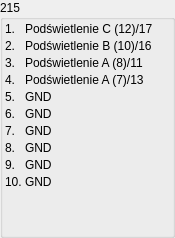
   <widget class="QGroupBox" name="groupBox_12">
    <property name="geometry">
     <rect>
      <x>1090</x>
      <y>700</y>
      <width>175</width>
      <height>238</height>
     </rect>
    </property>
    <property name="title">
     <string>215</string>
    </property>
    <layout class="QFormLayout" name="formLayout_12">
     <property name="horizontalSpacing">
      <number>3</number>
     </property>
     <property name="verticalSpacing">
      <number>3</number>
     </property>
     <property name="leftMargin">
      <number>2</number>
     </property>
     <property name="topMargin">
      <number>2</number>
     </property>
     <property name="rightMargin">
      <number>2</number>
     </property>
     <property name="bottomMargin">
      <number>2</number>
     </property>
     <item row="0" column="0">
      <widget class="QLabel" name="label_291">
       <property name="text">
        <string>1.</string>
       </property>
      </widget>
     </item>
     <item row="0" column="1">
      <widget class="QLabel" name="label_289">
       <property name="text">
        <string>Podświetlenie C (12)/17</string>
       </property>
      </widget>
     </item>
     <item row="1" column="0">
      <widget class="QLabel" name="label_285">
       <property name="text">
        <string>2.</string>
       </property>
      </widget>
     </item>
     <item row="1" column="1">
      <widget class="QLabel" name="label_283">
       <property name="text">
        <string>Podświetlenie B (10)/16</string>
       </property>
      </widget>
     </item>
     <item row="2" column="0">
      <widget class="QLabel" name="label_281">
       <property name="text">
        <string>3.</string>
       </property>
      </widget>
     </item>
     <item row="2" column="1">
      <widget class="QLabel" name="label_297">
       <property name="text">
        <string>Podświetlenie A (8)/11</string>
       </property>
      </widget>
     </item>
     <item row="3" column="0">
      <widget class="QLabel" name="label_287">
       <property name="text">
        <string>4.</string>
       </property>
      </widget>
     </item>
     <item row="3" column="1">
      <widget class="QLabel" name="label_299">
       <property name="text">
        <string>Podświetlenie A (7)/13</string>
       </property>
      </widget>
     </item>
     <item row="4" column="0">
      <widget class="QLabel" name="label_293">
       <property name="text">
        <string>5.</string>
       </property>
      </widget>
     </item>
     <item row="5" column="0">
      <widget class="QLabel" name="label_279">
       <property name="text">
        <string>6.</string>
       </property>
      </widget>
     </item>
     <item row="5" column="1">
      <widget class="QLabel" name="label_284">
       <property name="text">
        <string>GND</string>
       </property>
      </widget>
     </item>
     <item row="6" column="0">
      <widget class="QLabel" name="label_296">
       <property name="text">
        <string>7.</string>
       </property>
      </widget>
     </item>
     <item row="6" column="1">
      <widget class="QLabel" name="label_280">
       <property name="text">
        <string>GND</string>
       </property>
      </widget>
     </item>
     <item row="7" column="0">
      <widget class="QLabel" name="label_290">
       <property name="text">
        <string>8.</string>
       </property>
      </widget>
     </item>
     <item row="7" column="1">
      <widget class="QLabel" name="label_286">
       <property name="text">
        <string>GND</string>
       </property>
      </widget>
     </item>
     <item row="8" column="0">
      <widget class="QLabel" name="label_282">
       <property name="text">
        <string>9.</string>
       </property>
      </widget>
     </item>
     <item row="8" column="1">
      <widget class="QLabel" name="label_298">
       <property name="text">
        <string>GND</string>
       </property>
      </widget>
     </item>
     <item row="9" column="0">
      <widget class="QLabel" name="label_295">
       <property name="text">
        <string>10.</string>
       </property>
      </widget>
     </item>
     <item row="9" column="1">
      <widget class="QLabel" name="label_292">
       <property name="text">
        <string>GND</string>
       </property>
      </widget>
     </item>
     <item row="4" column="1">
      <widget class="QLabel" name="label_288">
       <property name="text">
        <string>GND</string>
       </property>
      </widget>
     </item>
    </layout>
   </widget>
